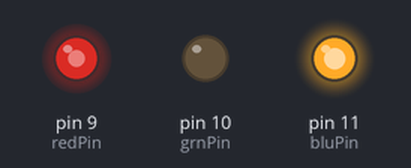
The sketch below on a simulated Arduino Uno, built with avr-gcc and run on an emulated ATmega328P. On the bench: output pins drawn as LEDs (lit = HIGH). What the sketch prints to the serial monitor is not drawn. At 30.9 s the program stops and its outputs stay as they are.

Above: at 10.3 s.
Timing chart, 0 to 32.4 s (numbered marks = the images above):
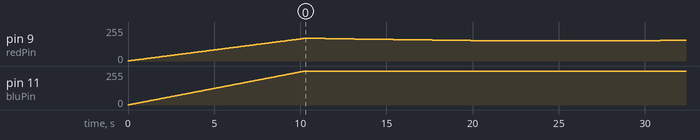

Measured:
- by itself, pin 11 (bluPin): moves from 0/255 to 255/255 over 10.3 s

The sketch:

RGB_Fade.ino
```cpp
// Outputs
int redPin = 9;   // LED Rojo,   Pin D5
int grnPin = 10;  // LED Verde, Pin D4
int bluPin = 11;  // LED Azul,  Pin D3

// Color arrays
int black[3]  = { 0, 0, 0 };
int white[3]  = { 100, 100, 100 };
int red[3]    = { 100, 0, 0 };
int green[3]  = { 0, 100, 0 };
int blue[3]   = { 0, 0, 100 };
int yellow[3] = { 40, 95, 0 };
int dimWhite[3] = { 30, 30, 30 };
int violeta[3] = { 60, 0, 100 };
// etc.

// Inicializacion de colores
int redVal = black[0];
int grnVal = black[1];
int bluVal = black[2];

int wait = 10;
int hold = 0;
int DEBUG = 1;
int loopCount = 60;
int repeat = 3;
int j = 0;

// Inicializacion de variables de colores
int prevR = redVal;
int prevG = grnVal;
int prevB = bluVal;

// Configuracion de salida
void setup()
{
  pinMode(redPin, OUTPUT);
  pinMode(grnPin, OUTPUT);
  pinMode(bluPin, OUTPUT);

  if (DEBUG)
  {
    Serial.begin(9600);
  }
}


void loop()
{
  crossFade(violeta);

  if (repeat)
  {
    j += 1;
    if (j >= repeat)
    {
      exit(j);
    }
  }
}

int calculateStep(int prevValue, int endValue)
{
  int step = endValue - prevValue;
  if (step)
  {
    step = 1020/step;
  }
  return step;
}


int calculateVal(int step, int val, int i)
{
  if ((step) && i % step == 0)
  {
    if (step > 0)
    {
      val += 1;
    }
    else if (step < 0)
    {
      val -= 1;
    }
  }

  if (val > 255) {
    val = 255;
  }
  else if (val < 0) {
    val = 0;
  }
  return val;
}


void crossFade(int color[3])
{
  // Conversor de 0 a 255
  int R = (color[0] * 255) / 100;
  int G = (color[1] * 255) / 100;
  int B = (color[2] * 255) / 100;

  int stepR = calculateStep(prevR, R);
  int stepG = calculateStep(prevG, G);
  int stepB = calculateStep(prevB, B);

  for (int i = 0; i <= 1020; i++)
  {
    redVal = calculateVal(stepR, redVal, i);
    grnVal = calculateVal(stepG, grnVal, i);
    bluVal = calculateVal(stepB, bluVal, i);

    analogWrite(redPin, redVal);
    analogWrite(grnPin, grnVal);
    analogWrite(bluPin, bluVal);

    delay(wait);

    if (DEBUG)
    {
      if (i == 0 or i % loopCount == 0)
      {
        Serial.print("Loop/RGB: #");
        Serial.print(i);
        Serial.print(" | ");
        Serial.print(redVal);
        Serial.print(" / ");
        Serial.print(grnVal);
        Serial.print(" / ");
        Serial.println(bluVal);
      }
      DEBUG += 1;
    }
  }

  prevR = redVal;
  prevG = grnVal;
  prevB = bluVal;
  delay(hold);
}
```
